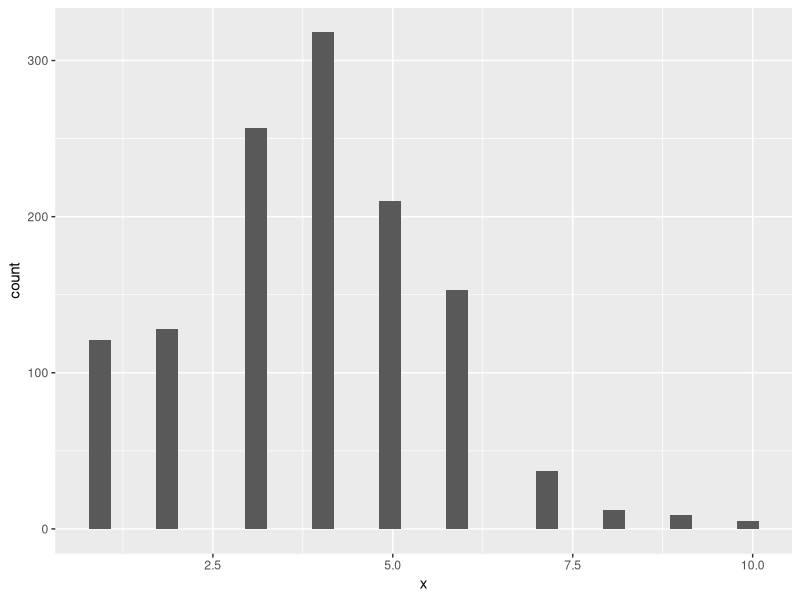
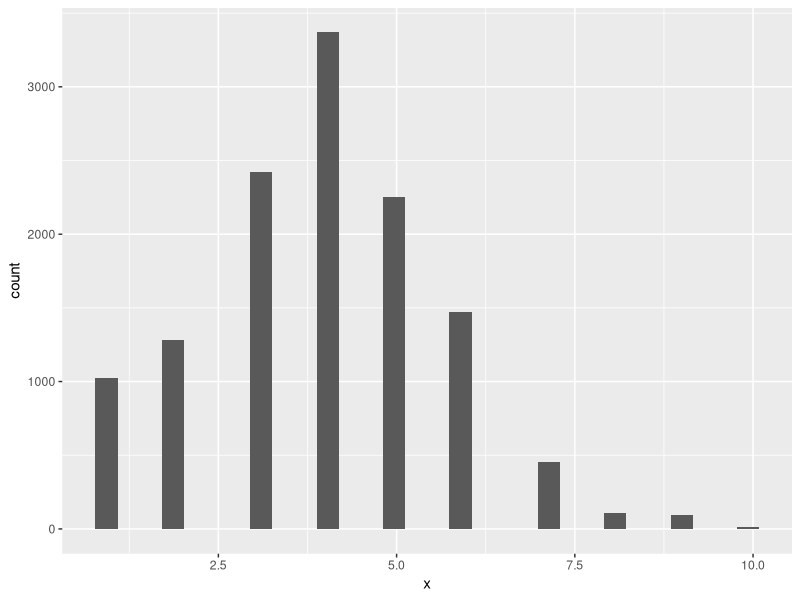
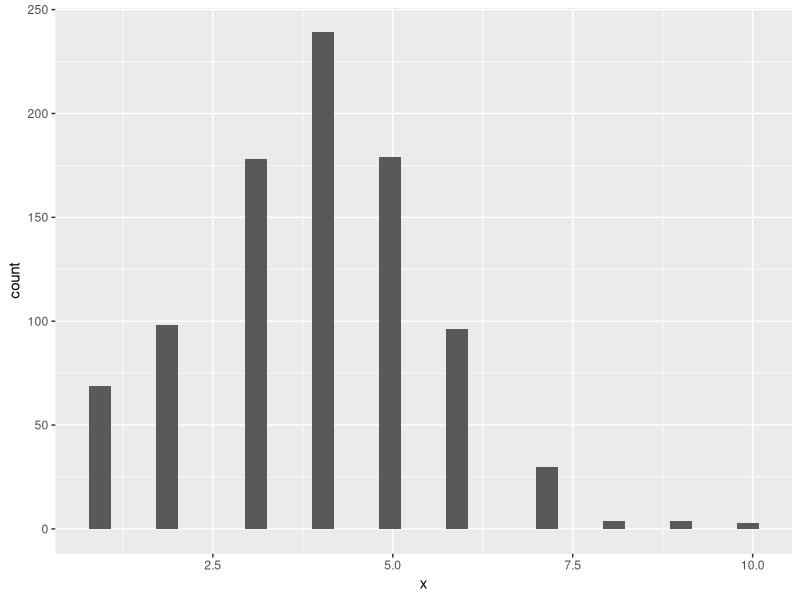

These figures' R source, in order:
library("ggplot2")

ipod <- sample(c(rep(1, 250),
                 rep(2,300),
                 rep(3, 600),
                 rep(4, 800),
                 rep(5, 550),
                 rep(6, 350),
                 rep(7, 100),
                 rep(8, 25),
                 rep(9, 20),
                 rep(10, 5)))


# Phat ngau nhien 25 bai 50 lan
x <- NULL
for (i in c(1:50)){
  x <- c(x,sample(ipod,25))
}
x

playList <- data.frame(x)
playList

# ve bieu do histogram
p <- ggplot(playList, aes(x=x)) + 
  geom_histogram()
p

# xac suat xuat hien bai 6 phut tro len
a <- table(playList)
(a[6]+a[7]+a[8]+a[9]+a[10])/(50*25)
# 0.1504

# Phat ngau nhien 25 bai 500 lan
x <- NULL
for (i in c(1:500)){
  x <- c(x,sample(ipod,25))
}
x

playList <- data.frame(x)
playList

# ve bieu do histogram
p <- ggplot(playList, aes(x=x)) + 
  geom_histogram()
p

# xac suat xuat hien bai 6 phut tro len
a <- table(playList)
(a[6]+a[7]+a[8]+a[9]+a[10])/(500*25)
# 0.16928


# Phat ngau nhien 30 bai 30 lan
x <- NULL
for (i in c(1:30)){
  x <- c(x,sample(ipod,30))
}
x

playList <- data.frame(x)
playList

# ve bieu do histogram
p <- ggplot(playList, aes(x=x)) + 
  geom_histogram()
p

# xac suat xuat hien bai 6 phut tro len
a <- table(playList)
(a[6]+a[7]+a[8]+a[9]+a[10])/(30*30)
# 0.1744444
